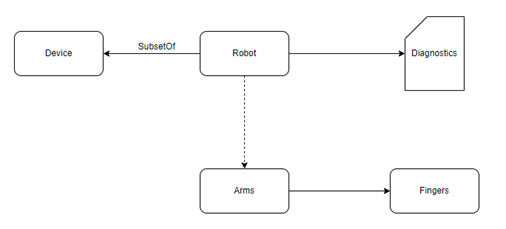
#> input picture test1.png, 506 x 229 px
$ python tesseract-ocr.py
#> lines starting #> are read from the running program, lines starting #| are printed output that depends on the picture; after the words box and inside, x2 and y2 are one past the last pixel; in counts of white or black regions, pixels touching at a corner belong together
import cv2
import pytesseract
import re
import numpy as np

# Set up Tesseract path (Uncomment and adjust path)
# pytesseract.pytesseract.tesseract_cmd = r'/usr/local/bin/tesseract'

def extract_text(image_path):
    """Extracts text and their positions from the image."""
#> called with image_path = 'test1.png'
    image = cv2.imread(image_path)
#> image is the input picture: shape (229, 506, 3); mean B, G, R 251.1, 251, 251
    gray = cv2.cvtColor(image, cv2.COLOR_BGR2GRAY)
    # Applying binary threshold to separate text
    _, binary_img = cv2.threshold(gray, 150, 255, cv2.THRESH_BINARY_INV)
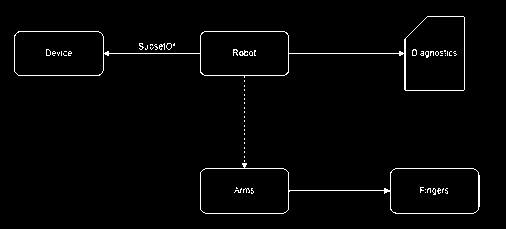
#> binary_img: shape (229, 506); 1.9% white in thin lines or dots, all inside (x1, y1, x2, y2) = (14, 16, 480, 214)

    # Detect text boxes
#> (the run stopped early here; a loop or call above may not have finished)

$ run again, with test2.png copied over test1.png
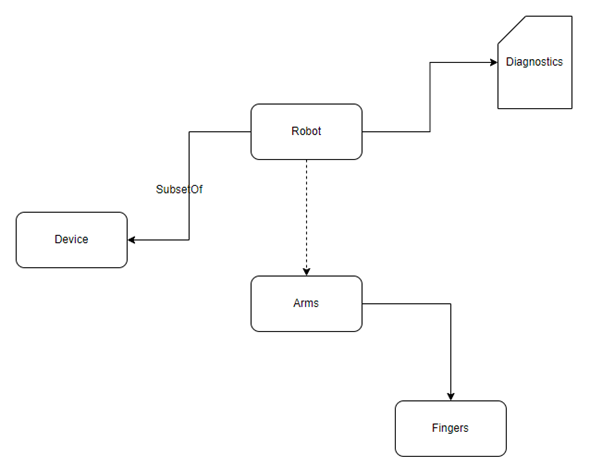
#> input picture test2.png, 602 x 467 px
#> in extract_text, image is the input picture: shape (467, 602, 3); mean B, G, R 252.3, 252.3, 252.3
#> in extract_text, `_, binary_img = cv2.threshold(gray, 150, 255, cv2.THRESH_BINARY_INV)`:
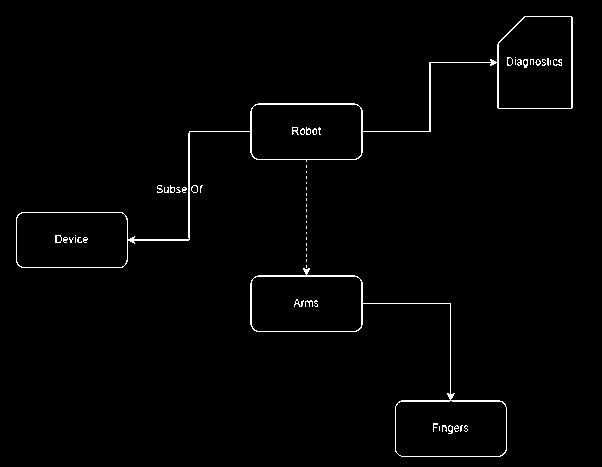
#> binary_img: shape (467, 602); 1.4% white in thin lines or dots, all inside (x1, y1, x2, y2) = (16, 16, 573, 457)

$ run again, with test3.png copied over test1.png
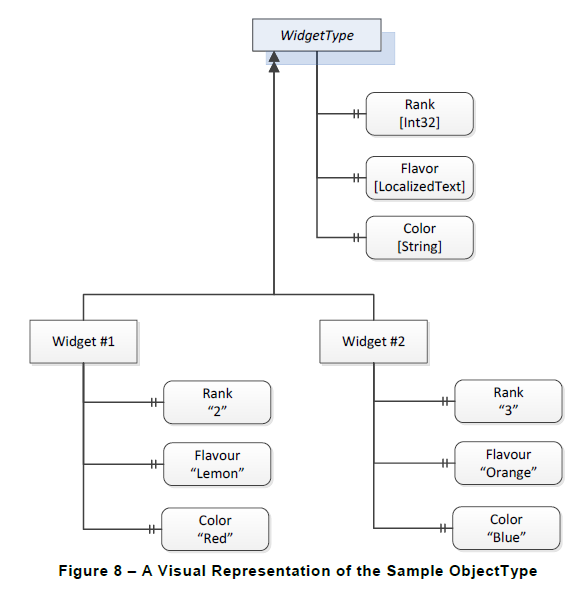
#> input picture test3.png, 576 x 598 px
#> in extract_text, image is the input picture: shape (598, 576, 3); mean B, G, R 246.9, 246.6, 246.4
#> in extract_text, `_, binary_img = cv2.threshold(gray, 150, 255, cv2.THRESH_BINARY_INV)`:
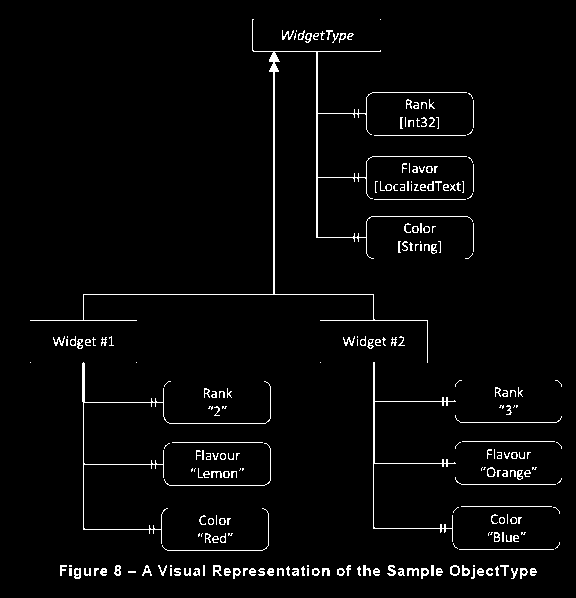
#> binary_img: shape (598, 576); 2.9% white in thin lines or dots, all inside (x1, y1, x2, y2) = (30, 19, 562, 579)
